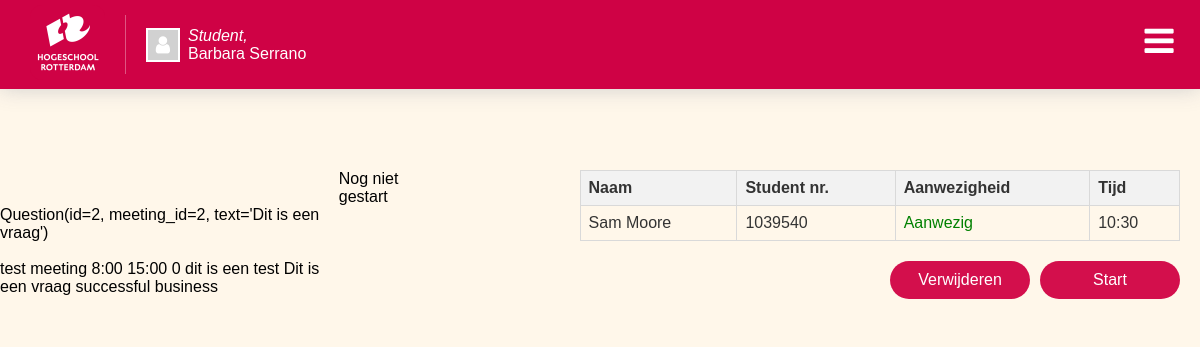
The app's page /les_overzicht/82567486 (signed in) with its own data.
### app/models.py (models this page shows, shortened)
@dataclass
class Student(db.Model):
    id: int = db.Column(db.Integer, primary_key=True)
    user_id: int = db.Column(
        db.Integer, db.ForeignKey('user.id'), nullable=False)
    student_number: int = db.Column(db.String(20), nullable=False)
    first_name: str = db.Column(db.String(50), nullable=False)
    last_name: str = db.Column(db.String(50), nullable=False)
    groups = db.relationship('StudentGroup', back_populates='student')
    meetings = db.relationship('StudentMeeting', back_populates='student')
    user = db.relationship('User', back_populates='student')
    @property
    def full_name(self):
        return f"{self.first_name} {self.last_name}"

@dataclass
class Question(db.Model):
    id: int = db.Column(db.Integer, primary_key=True)
    meeting_id: int = db.Column(
        db.Integer, db.ForeignKey('meeting.id'), nullable=False)
    text: str = db.Column(db.String(500), nullable=False)
    meeting = db.relationship('Meeting', back_populates='question')
    answers = db.relationship('Answer', back_populates='question')

@dataclass
class Meeting(db.Model):
    id: int = db.Column(db.Integer, primary_key=True)
    name: str = db.Column(db.String(100), nullable=False)
    start_time: str = db.Column(db.String(20), nullable=False)
    end_time: str = db.Column(db.String(20), nullable=False)
    date: datetime.date = db.Column(db.Date(), nullable=False)
    status: int = db.Column(db.Integer, nullable=False, default=0)
    description: str = db.Column(db.Text(), nullable=False)
    meeting_code: int = db.Column(db.Integer(), nullable=False, unique=True)
    students = db.relationship('StudentMeeting', back_populates='meeting')
    groups = db.relationship('GroupMeeting', back_populates='meeting')
    teachers = db.relationship('TeacherMeeting', back_populates='meeting')
    question = db.relationship('Question', back_populates='meeting')

@dataclass
class Group(db.Model):
    id: int = db.Column(db.Integer, primary_key=True)
    start_date: datetime.date = db.Column(db.Date, nullable=False)
    end_date: datetime.date = db.Column(db.Date, nullable=False)
    name: str = db.Column(db.String(50))
    meetings = db.relationship('GroupMeeting', back_populates='group')
    students = db.relationship('StudentGroup', back_populates='group')

### app/routes.py (the view)
@app.route("/les_overzicht/<meeting_code>")
@login_required
def les_overzicht(meeting_code):
    meeting =  Meeting.query.filter_by(meeting_code = meeting_code).first()
    question = Question.query.filter_by(meeting_id = meeting.id).first()
    groups = meeting.groups
    group_dict = []
    for row in groups:
        group_dict.append(row.group)
    print(groups)
    return render_template("les_overzicht.html", meeting_code=meeting_code,meeting=meeting, question=question,groups=group_dict)

### app/models.py (called while the page is built)
@login_manager.user_loader
def load_user(user_id):
    user = User.query.get(user_id)
    return user

### app/templates/les_overzicht.html (shortened to what this page needs)
{% extends "base.html" %}
{% block content %}
    <div class="container-window">
        <div class="teacher-info-container">
			<br>
			<br>
			{{question}}
			<br>
			<br>
			{{meeting.name}} {{meeting.start_time}} {{meeting.end_time}} {{meeting.status}} {{meeting.description}} {{question.text }}
			{%for item in groups%}
				{{item.name}}
			{%endfor%}
			{%if meeting.status == 0%}
				<span>Nog niet gestart</span>
			{%elif meeting.status == 1%}
				<span>Gestart</span>
			{%elif meeting.status == 2%}
				<span>Afgelopen</span>
			{%endif%}
          	<div class="table-container">
				<table class="table-style">
				<thead>
					<tr>
					<th>Naam</th>
					<th>Student nr.</th>
					<th>Aanwezigheid</th>
					<th>Tijd</th>
					</tr>
				</thead>
				<tbody>
					<tr>
					<td>Sam Moore</td>
					<td>1039540</td>
					<td class="aanwezig">Aanwezig</td>
					<td>10:30</td>
					</tr>
				</tbody>
				</table>
				<div class="bottom-buttons-container">
					<a class="wijzigen-btn" href="/meeting/delete/{{ meeting.id }}">Verwijderen</a>
					<a class="start-btn" href="{{url_for('start_presence', code = meeting.meeting_code)}}">Start</a>
				</div>
			</div>
        </div>
    </div>
{% endblock %}

### app/templates/base.html (shortened to what this page needs)
<!DOCTYPE html>
<html lang="en">
    <head>
		<link rel="stylesheet" href="/static/style.css" />
		<link rel="stylesheet" href="https://cdnjs.cloudflare.com/ajax/libs/font-awesome/4.7.0/css/font-awesome.min.css">
		<link href="https://cdn.jsdelivr.net/npm/select2@4.1.0-rc.0/dist/css/select2.min.css" rel="stylesheet" />
    </head>
    <body>
		<nav class="header-container">
			<div class="header-inner">
				<div class="header-left">
					<a href="/" class="header-logo-button">
						<img
						class="header-logo"
						src="/static/images/logo.png"
						alt="Hogeschool Rotterdam"
						/>
					</a>
					{% if current_user.is_authenticated%}
						<a href="{{url_for('overview_page')}}" class="user-profile">
							<i class="fa fa-user user-icon"></i>
							<div class="user-info">
								{% if current_user.role == 0%}
									<span class="user-prefix">Docent, </span>
									<span>{{ current_user.teacher[0].full_name}}</span>
								{%elif current_user.role == 1%}
									<span class="user-prefix">Student, </span>
									<span>{{ current_user.student[0].full_name}}</span>
								{% endif%}
							</div>
						</a>
					{% endif %}
				</div>
				<div class="header-right">
					<button class="hamburger" id="hamburger">
					<i class="fa fa-bars" ></i>
					</button>
				</div>
			</div>
		</nav>
		{% block content %}
		{% endblock %}
    </body>
</html>

### app/static/style.css (style rules this page uses)
*, *::before, *::after { margin: 0; }
body { font-family: Poppins, sans-serif; background-color: #fff7ea; padding-top: 120px; }
a { color: black; text-decoration: none; }
.header-container { background: #fff7ea; background-color: #cf0245; min-height: 70px; position: fixed; top: 0; width: 100%; z-index: 999; box-shadow: 0 0 20px 0px #c9c9c9e0; }
.header-left { border-style: none; height: auto; max-width: 500px; margin-top: 5px; margin-bottom: 5px; display: flex; gap: 20px; }
.hamburger { position: fixed; z-index: 100; top: 1rem; right: 1rem; border: none; cursor: pointer; width: 50px; height: 50px; font-size: 34px; background-color: transparent; color: white; }
.container-window { padding-top: 50px; overflow: hidden; display: flex; justify-content: center; align-items: center; background-color: #fff7ea; }
.header-logo { width: 75px; height: 75px; padding-left: 30px; }
.header-logo-button { border: none; background: transparent; cursor: pointer; }
.table-container { width: 100%; display: flex; padding: 0 20px; flex-direction: column; align-items: end; }
.table-style { width: 80%; border-collapse: collapse; font-family: Arial, sans-serif; color: #333; }
.table-style th, .table-style td { border: 1px solid #d9d9d9; padding: 8px; text-align: left; }
.table-style th { background-color: #f2f2f2; font-weight: bold; }
.table-style td { border: 1px solid #d9d9d9; padding: 8px; text-align: left; }
.table-style td.aanwezig { color: green; }
.teacher-info-container { width: 100%; display: flex; justify-content: center; }
.wijzigen-btn, .start-btn, .beamer-btn { min-width: 100px; padding: 10px 20px; border: none; border-radius: 20px; font-family: Arial, sans-serif; font-size: 16px; color: #ffffff; background-color: #d30f4c; text-align: center; cursor: pointer; margin-left: 10px; }
.bottom-buttons-container { width: 100%; display: flex; justify-content: flex-end; padding: 20px 0; }
.user-prefix { font-style: italic; }
.user-info { display: flex; flex-direction: column; }
.user-profile { display: flex; justify-content: center; align-items: center; color: white; border-left: 1px solid rgba(255, 255, 255, 0.329); padding-left: 20px; margin: 10px 0; }
.fa.user-icon { font-size: 20px; width: 30px; height: 30px; border: 2px solid white; display: flex; justify-content: center; align-items: center; background-color: rgb(209, 209, 209); margin-right: 8px }

### records on screen
Student: first_name+last_name "Barbara Serrano"
Question: id+meeting+text "Question(id=2, meeting_id=2, text='Dit is een vraag')", text "Dit is een vraag"
Meeting: name "test meeting", start_time "8:00", end_time "15:00", status "0", description "dit is een test"
Group: name "successful"
Group: name "business"
